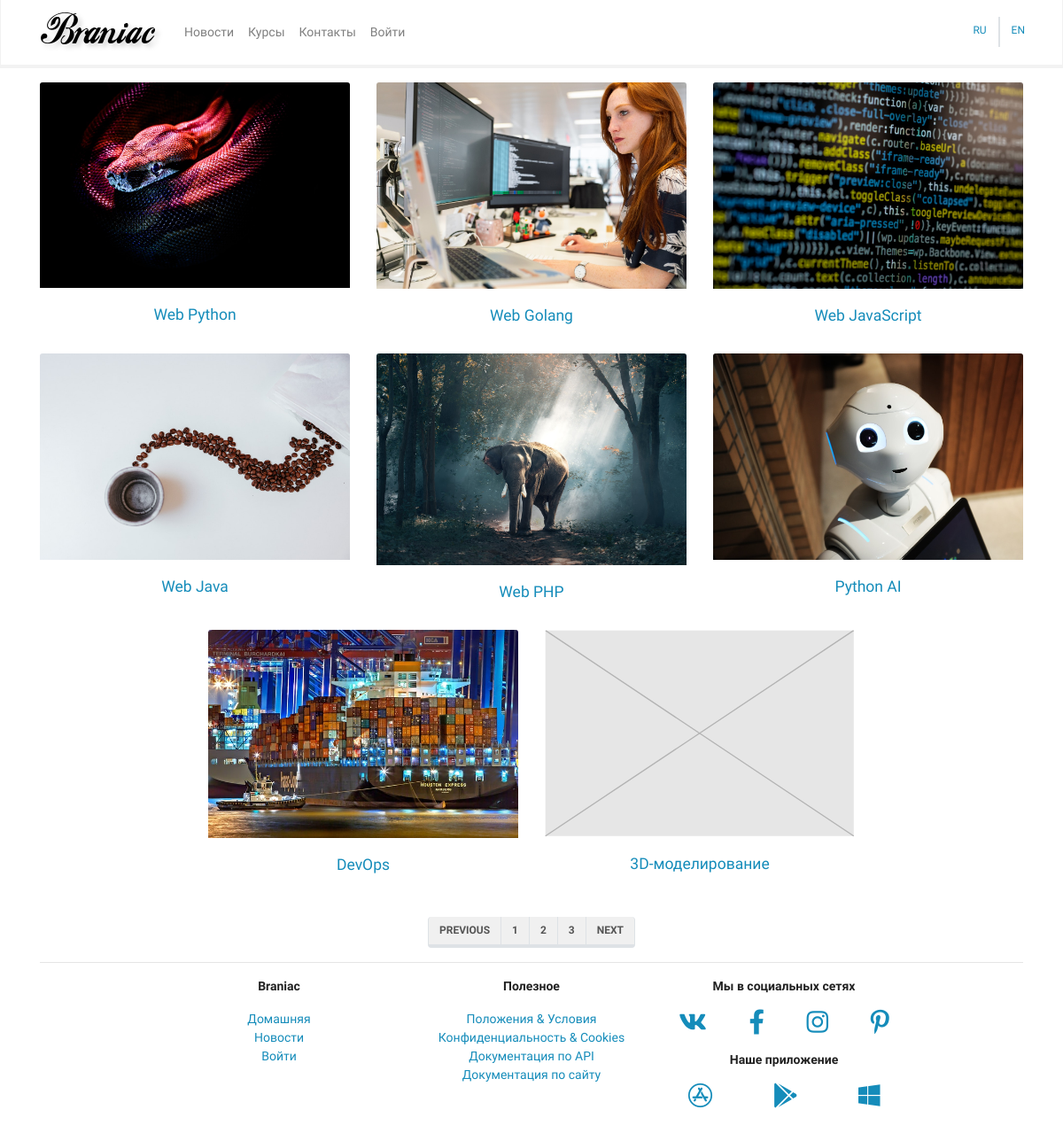
Page /mainapp/courses/ on the earlier database version.
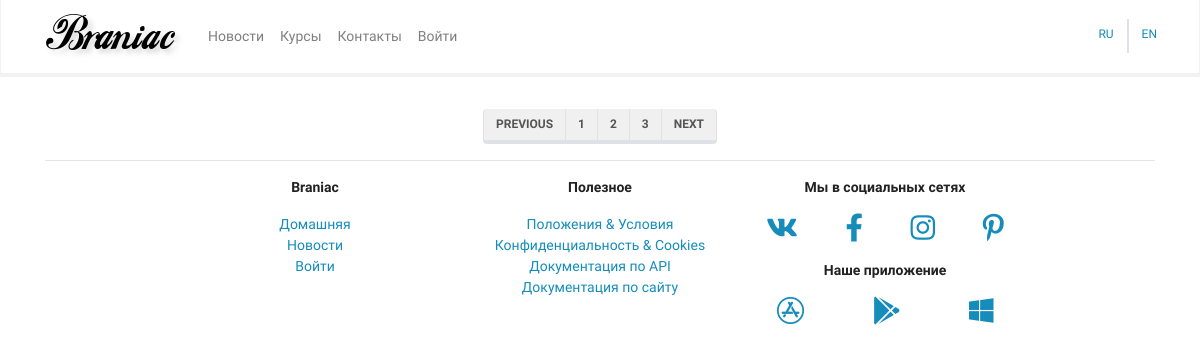
Same page on the later database version.
### mainapp/models.py (models this page shows, shortened)
class BaseModel(models.Model):
    created = models.DateTimeField(auto_now_add=True, verbose_name=_("Created"), editable=False)
    updated = models.DateTimeField(auto_now=True, verbose_name=_("Edited"), editable=False)
    deleted = models.BooleanField(default=False)
    class Meta:
        abstract = True
        ordering = ("-created",)

class Course(BaseModel):
    objects = CourseManager()
    name = models.CharField(max_length=256, verbose_name=_("Name"))
    description = models.TextField(verbose_name=_("Description"), blank=True, null=True)
    description_as_markdown = models.BooleanField(default=False, verbose_name=_("As markdown"))
    cost = models.DecimalField(max_digits=8, decimal_places=2, verbose_name=_("Cost"), default=0)
    cover = models.CharField(max_length=25, default="no_image.svg", verbose_name=_("Cover"))
    class Meta:
        verbose_name = "курс"
        verbose_name_plural = "курсы"

### mainapp/views.py (the view)
# urls.py: path('courses/', cache_page(300)(views.CoursesListView.as_view()), name='courses'),
class CoursesListView(ListView):
    template_name = 'mainapp/course_list.html'
    model = Course

### mainapp/models.py (called while the page is built)
    def get_queryset(self):
        return super().get_queryset().filter(deleted=False)

### mainapp/templates/mainapp/course_list.html (shortened to what this page needs)
{% extends 'mainapp/base.html' %}
{% load static %}
{% block content %}
    <div class="row justify-content-center mt-3">
        {% for item in object_list %}
            <div class="card col-sm-12 col-md-6 col-lg-4 border-0">
                <a href="{% url 'mainapp:courses_detail' pk=item.pk %}">
                    <img src="{% static item.cover %}" class="card-img-top" alt="...">
                    <div class="card-body">
                        <h5 class="card-title text-center">{{ item.name }}</h5>
                    </div>
                </a>
            </div>
        {% endfor %}
    </div>
    <div class="row justify-content-center align-items-center mt-3 mb-n3">
        <nav aria-label="Page navigation example">
            <ul class="pagination">
                <li class="page-item"><a class="page-link" href="#">Previous</a></li>
                <li class="page-item"><a class="page-link" href="#">1</a></li>
                <li class="page-item"><a class="page-link" href="#">2</a></li>
                <li class="page-item"><a class="page-link" href="#">3</a></li>
                <li class="page-item"><a class="page-link" href="#">Next</a></li>
            </ul>
        </nav>
    </div>
{% endblock content %}

Differences in the rows shown:
removed Course: cover (picture), name "Web Python"
removed Course: cover (picture), name "Web Golang"
removed Course: cover (picture), name "Web JavaScript"
removed Course: cover (picture), name "Web Java"
removed Course: cover (picture), name "Web PHP"
removed Course: cover (picture), name "Python AI"
removed Course: cover (picture), name "DevOps"
removed Course: cover (placeholder picture), name "3D-моделирование"
